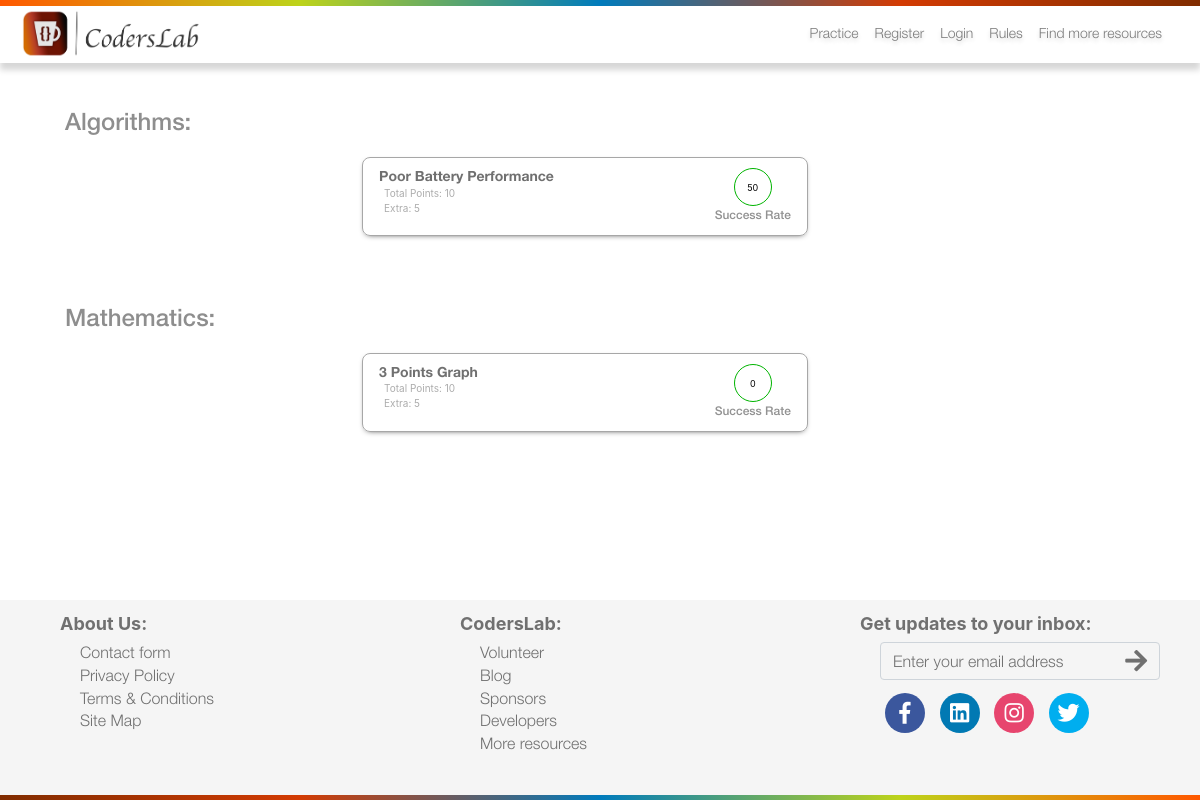
/practice/, run on the app's committed database.
### practice/models.py (models this page shows, shortened)
class Questions(models.Model):
    title = models.CharField(max_length = 200)
    content = models.TextField()
    stdin = models.TextField(default='')
    expected_output = models.TextField(default='')
    points = models.IntegerField()
    subscore = models.IntegerField()
    CATEGORIES = (
        ('MATH', 'Mathematics'),
        ('ALGO', 'Algorithms'),
        ('1A', 'Round 1A'),
    )
    category = models.CharField(max_length=20, choices=CATEGORIES)
    public = models.BooleanField(default=False)

### practice/views.py (the view)
# urls.py: path('', practiceView, name='practiceView'),
def practiceView(request):
    allQuestions = Questions.objects.filter(public=True)
    allCats = Questions.objects.filter(public=True).values_list('category', flat=True).distinct()
    catsName = []
    index = 0
    catQuestions = []
    for cats in allCats:
        thisCatQuestions = Questions.objects.filter(public=True, category=cats)
        questionSuccessRates = []
        for question in thisCatQuestions:
            successRate = practiceQuestionSuccessRate(question.id)
            questionSuccessRates.append(int(successRate))
        if thisCatQuestions.count() > 0:
            thisCatQuestions = zip(thisCatQuestions, questionSuccessRates)
            categoryName = Questions.objects.filter(category=cats)[0].get_category_display()
            catQuestions.append(thisCatQuestions)
            catsName.append(categoryName)
    categoryAndQuestions = zip(catsName, catQuestions)
    return render(request, 'practice.html', {'cat':categoryAndQuestions, 'pagetitle': 'Practice | CodersLab'})

### practice/utils.py (called while the page is built)
def getQuestionObjFromId(id):
    try:
        thisQuestion = Questions.objects.get(id=id)
    except:
        thisQuestion = None
    return thisQuestion

def practiceQuestionSuccessRate(id):
    question = getQuestionObjFromId(id)
    totalSubmissions = Submissions.objects.filter(question=question).count()
    totalSuccessfulSubmissions = Submissions.objects.filter(question=question, passed=True).count()
    if totalSuccessfulSubmissions > 0:
        return int((totalSuccessfulSubmissions/totalSubmissions) * 100)
    else:
        return 0

### templates/practice.html
{% extends 'header.html' %}
{% load static %}
{% block body %}
<div id="bodyWrapper" class="container">
    <div class="practiceCatWrapper">
        {% for category, questions in cat %}
        <div class="row catWrapper noMargin">
            <div class="catTitle">
                <h4>{{ category }}:</h4>
            </div>
            <div class="row questionsWrapper justify-content-md-around">
                {% for question, successrate in questions %}
                {% if question.get_category_display == category %}
                <div class="col-md-5 questionBox" onclick="showQuestion('{% url "questionscreen" question.title|slugify question.id "0" %}')">
                    <div class="question-details">
                        <h4>{{ question.title }}</h4>
                        <span class="question-details-minor">Total Points: {{ question.points }}</span>
                        <span class="question-details-minor">Extra: {{ question.subscore }}</span>
                    </div>
                    <div class="question-difficulty">
                        <div class="question-difficulty-percent-wrapper">
                            <div class="question-difficulty-percent">{{ successrate }}</div>
                        </div>
                        <span class="question-difficulty-minor">Success Rate</span>
                    </div>
                </div>
                {% endif %}
                {% endfor %}
            </div>
        </div>
        {% endfor %}
    </div>
</div>
{% endblock %}

### static/global/css/main.css (style rules this page uses)
html, body { height: 100%; width: 100%; min-width: 300px; }
#bodyWrapper { padding-top: 60px; flex-grow: 1; flex-shrink: 0; background-color: white; display: flex; flex-direction: row; }
#bodyWrapper>div { flex: 1; flex: 1; padding-top: 10px; padding-bottom: 10px; }
.noMargin { margin: 0 !important; }
.practiceCatWrapper { width: 100%; }
.catWrapper { padding: 20px; }
.catTitle { margin-top: 20px; width: 100%; display: block; }
.catTitle h4 { font-family: HelveticaNeue-Medium; color: #8e8e8e; }
.questionsWrapper { width: 100%; }
.questionBox { display: flex; margin-top: 10px; margin-bottom: 10px; margin-left: 5px; margin-right: 5px; border: solid 1px #a7a7a7; border-radius: 8px; min-height: 60px; padding-top: 10px; padding-bottom: 10px; padding-left: 16px; padding-right: 16px; box-shadow: 0px 2px 6px -4px rgba(0, 0, 0, 1); cursor: pointer; }
.questionBox .question-details { flex-grow: 1; overflow: hidden; width: 100%; padding-right: 2px; }
.questionBox .question-details h4 { font-size: 14px; font-family: HelveticaNeue-Bold; color: #707070; margin-bottom: 1px !important; overflow: hidden; text-overflow: ellipsis; width: 100%; white-space: nowrap; }
.questionBox .question-details .question-details-minor { color: rgb(172, 172, 172); font-size: 10px; display: block; padding-left: 5px; }
.questionBox .question-difficulty { height: 100%; text-align: center; }
.questionBox .question-difficulty-percent-wrapper { text-align: center; display: block; margin-bottom: 1px; }
.question-difficulty-percent { display: inline-block; width: 38px; height: 38px; border-radius: 50%; font-size: 9px; color: black; line-height: 38px; text-align: center; border: solid 1px #00B400; }
.questionBox .question-difficulty-minor { color: rgb(146, 146, 146); font-size: 12px; display: block; font-family: HelveticaNeue-Medium; white-space: nowrap; }

### data on the page
Questions: title "Poor Battery Performance", points "10", subscore "5", successrate "50"
Questions: title "3 Points Graph", points "10", subscore "5", successrate "0"

### other printed values
{{ category }} "Algorithms" "Mathematics"
